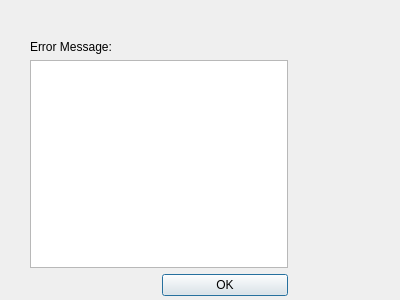
<?xml version="1.0" encoding="UTF-8"?>
<ui version="4.0">
 <class>ErrorWindow</class>
 <widget class="QDialog" name="ErrorWindow">
  <property name="geometry">
   <rect>
    <x>0</x>
    <y>0</y>
    <width>400</width>
    <height>300</height>
   </rect>
  </property>
  <property name="windowTitle">
   <string>Dialog</string>
  </property>
  <widget class="QWidget" name="">
   <property name="geometry">
    <rect>
     <x>30</x>
     <y>40</y>
     <width>258</width>
     <height>256</height>
    </rect>
   </property>
   <layout class="QGridLayout" name="gridLayout">
    <item row="0" column="0">
     <widget class="QLabel" name="errorLabel">
      <property name="text">
       <string>Error Message:</string>
      </property>
     </widget>
    </item>
    <item row="1" column="0" colspan="2">
     <widget class="QTextBrowser" name="errorMessage"/>
    </item>
    <item row="2" column="1">
     <widget class="QPushButton" name="okButton">
      <property name="text">
       <string>OK</string>
      </property>
     </widget>
    </item>
   </layout>
  </widget>
 </widget>
 <resources/>
 <connections>
  <connection>
   <sender>okButton</sender>
   <signal>clicked()</signal>
   <receiver>ErrorWindow</receiver>
   <slot>accept()</slot>
   <hints>
    <hint type="sourcelabel">
     <x>232</x>
     <y>282</y>
    </hint>
    <hint type="destinationlabel">
     <x>366</x>
     <y>260</y>
    </hint>
   </hints>
  </connection>
 </connections>
</ui>
